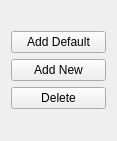
  <widget class="QWidget" name="layoutWidget">
   <property name="geometry">
    <rect>
     <x>372</x>
     <y>412</y>
     <width>117</width>
     <height>141</height>
    </rect>
   </property>
   <layout class="QHBoxLayout" name="horizontalLayout_3">
    <item>
     <layout class="QVBoxLayout" name="verticalLayout_12">
      <item>
       <spacer name="verticalSpacer_4">
        <property name="orientation">
         <enum>Qt::Vertical</enum>
        </property>
        <property name="sizeHint" stdset="0">
         <size>
          <width>20</width>
          <height>40</height>
         </size>
        </property>
       </spacer>
      </item>
      <item>
       <layout class="QVBoxLayout" name="verticalLayout_5">
        <item>
         <widget class="QPushButton" name="AddDefaultPushButton">
          <property name="font">
           <font>
            <weight>50</weight>
            <bold>false</bold>
           </font>
          </property>
          <property name="text">
           <string>Add Default</string>
          </property>
         </widget>
        </item>
        <item>
         <widget class="QPushButton" name="EditTimePushButton">
          <property name="font">
           <font>
            <weight>50</weight>
            <bold>false</bold>
           </font>
          </property>
          <property name="text">
           <string>Add New</string>
          </property>
         </widget>
        </item>
        <item>
         <widget class="QPushButton" name="DeleteTimePushButton">
          <property name="font">
           <font>
            <weight>50</weight>
            <bold>false</bold>
           </font>
          </property>
          <property name="text">
           <string>Delete</string>
          </property>
         </widget>
        </item>
       </layout>
      </item>
      <item>
       <spacer name="verticalSpacer_5">
        <property name="orientation">
         <enum>Qt::Vertical</enum>
        </property>
        <property name="sizeHint" stdset="0">
         <size>
          <width>20</width>
          <height>40</height>
         </size>
        </property>
       </spacer>
      </item>
     </layout>
    </item>
   </layout>
  </widget>
